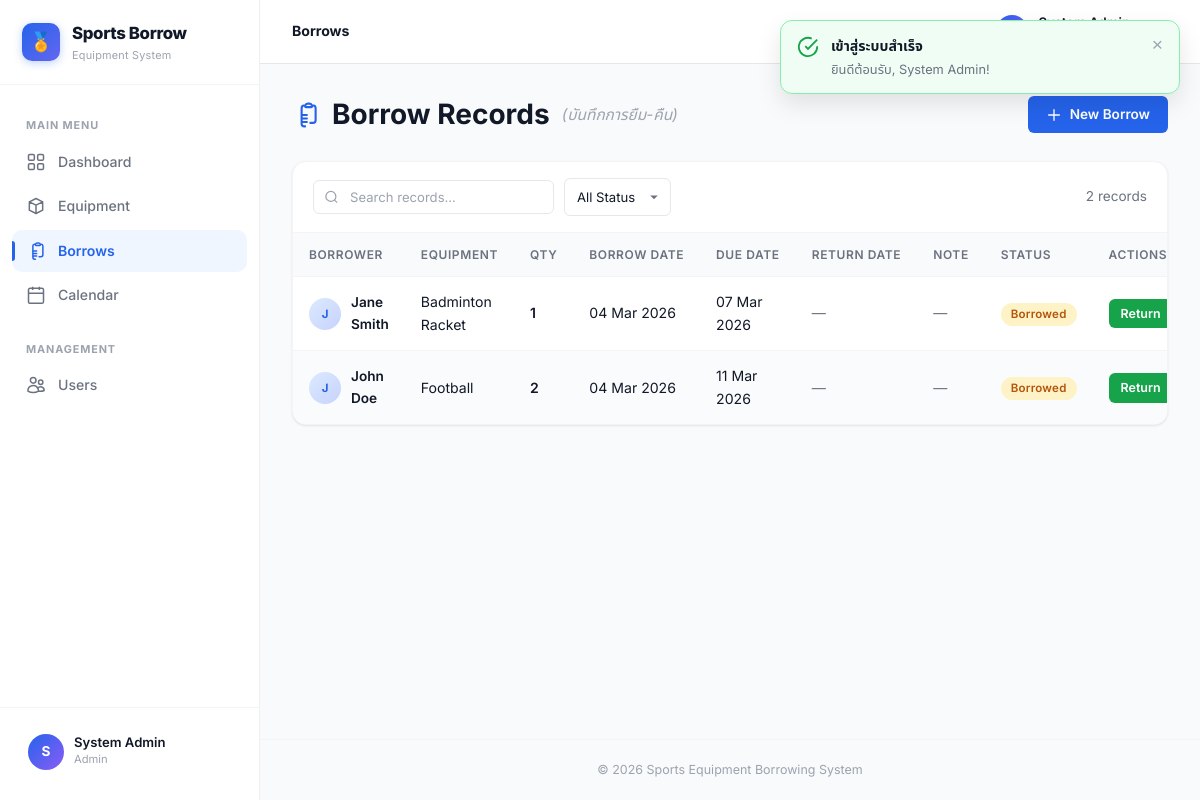
/index.php?page=borrows (signed in), run on the app's committed database.
### tables this page shows
CREATE TABLE IF NOT EXISTS borrow_records (
    id              INT UNSIGNED AUTO_INCREMENT PRIMARY KEY,
    user_id         INT UNSIGNED NOT NULL,
    equipment_id    INT UNSIGNED NOT NULL,
    quantity        INT UNSIGNED NOT NULL DEFAULT 1,
    borrow_date     DATETIME     NOT NULL DEFAULT CURRENT_TIMESTAMP,
    due_date        DATETIME     NOT NULL,
    return_date     DATETIME     DEFAULT NULL,
    status          ENUM('borrowed','returned','overdue') NOT NULL DEFAULT 'borrowed',
    note            TEXT         DEFAULT NULL,
    created_at      TIMESTAMP DEFAULT CURRENT_TIMESTAMP,
    updated_at      TIMESTAMP DEFAULT CURRENT_TIMESTAMP ON UPDATE CURRENT_TIMESTAMP,

    CONSTRAINT fk_borrow_user
        FOREIGN KEY (user_id)      REFERENCES users(id)     ON DELETE CASCADE,
    CONSTRAINT fk_borrow_equipment
        FOREIGN KEY (equipment_id) REFERENCES equipment(id) ON DELETE CASCADE
);

CREATE TABLE IF NOT EXISTS users (
    id          INT UNSIGNED AUTO_INCREMENT PRIMARY KEY,
    username    VARCHAR(50)  NOT NULL UNIQUE,
    password    VARCHAR(255) NOT NULL,               
    full_name   VARCHAR(100) NOT NULL,
    email       VARCHAR(100) NOT NULL UNIQUE,
    phone       VARCHAR(20)  DEFAULT NULL,
    role        ENUM('admin','user') NOT NULL DEFAULT 'user',
    created_at  TIMESTAMP DEFAULT CURRENT_TIMESTAMP,
    updated_at  TIMESTAMP DEFAULT CURRENT_TIMESTAMP ON UPDATE CURRENT_TIMESTAMP
);

CREATE TABLE IF NOT EXISTS equipment (
    id              INT UNSIGNED AUTO_INCREMENT PRIMARY KEY,
    name            VARCHAR(100) NOT NULL,
    description     TEXT         DEFAULT NULL,
    category        VARCHAR(50)  DEFAULT NULL,        
    total_quantity  INT UNSIGNED NOT NULL DEFAULT 1,
    available_qty   INT UNSIGNED NOT NULL DEFAULT 1,
    image_url       VARCHAR(255) DEFAULT NULL,
    created_at      TIMESTAMP DEFAULT CURRENT_TIMESTAMP,
    updated_at      TIMESTAMP DEFAULT CURRENT_TIMESTAMP ON UPDATE CURRENT_TIMESTAMP
);

### controllers/BorrowController.php (called while the page is built, shortened)
<?php
require_once __DIR__ . '/../models/BorrowRecord.php';
class BorrowController
{
    private BorrowRecord $model;
    public function __construct()
    {
        $this->model          = new BorrowRecord();
    }
    public function index(): void
    {
        $records       = $this->model->getAll();
        require __DIR__ . '/../views/borrows/index.php';
    }
}

### config/database.php (called while the page is built, shortened)
<?php
class Database
{
    private static ?PDO $instance = null;
    public static function connect(): PDO
    {
        if (self::$instance === null) {
            $dsn = sprintf(
                'mysql:host=%s;port=%d;dbname=%s;charset=utf8mb4',
                self::HOST,
                self::PORT,
                self::DBNAME
            );
            self::$instance = new PDO($dsn, self::USER, self::PASS, [
                PDO::ATTR_ERRMODE            => PDO::ERRMODE_EXCEPTION,
                PDO::ATTR_DEFAULT_FETCH_MODE => PDO::FETCH_ASSOC,
                PDO::ATTR_EMULATE_PREPARES   => false,
            ]);
        }
        return self::$instance;
    }
}

### models/BorrowRecord.php (called while the page is built, shortened)
<?php
require_once __DIR__ . '/../config/database.php';
class BorrowRecord
{
    private PDO $db;
    public function __construct()
    {
        $this->db = Database::connect();
    }
    public function getAll(): array
    {
        $sql = 'SELECT br.*, u.full_name AS user_name, e.name AS equipment_name
                FROM borrow_records br
                JOIN users u      ON u.id = br.user_id
                JOIN equipment e  ON e.id = br.equipment_id
                ORDER BY br.id DESC';
        return $this->db->query($sql)->fetchAll();
    }
}

### views/borrows/index.php (the view, shortened to what this page needs)
<?php require __DIR__ . '/../../views/layout/header.php'; ?>
<div class="page-header">
    <h1>
        Borrow Records <em style="font-weight:400;font-size:0.55em;color:var(--color-text-muted);">(บันทึกการยืม-คืน)</em>
    </h1>
    <div class="actions">
        <a href="index.php?page=borrows&action=create" class="btn btn-primary">
            <svg fill="none" stroke="currentColor" viewBox="0 0 24 24" stroke-width="2"><path stroke-linecap="round" stroke-linejoin="round" d="M12 4v16m8-8H4"/></svg>
            New Borrow
        </a>
    </div>
</div>
<div class="data-table-wrapper">
    <div class="table-toolbar">
        <div class="toolbar-left">
            <div class="table-search">
                <input type="text" placeholder="Search records...">
            </div>
            <div class="table-filter">
                <select data-col="7">
                    <option value="">All Status</option>
                </select>
            </div>
        </div>
        <div class="toolbar-right">
            <span class="text-sm text-muted"><?= count($records) ?> records</span>
        </div>
    </div>
    <table class="data-table striped">
        <thead>
            <tr>
                <th>Borrower</th>
                <th>Equipment</th>
                <th>Qty</th>
                <th>Borrow Date</th>
                <th>Due Date</th>
                <th>Return Date</th>
                <th>Note</th>
                <th>Status</th>
                <th>Actions</th>
            </tr>
        </thead>
        <tbody>
        <?php foreach ($records as $r): ?>
            <?php
            $status = $r['status'];
            ?>
            <tr>
                <td>
                    <div class="cell-user">
                        <div class="cell-avatar"><?= strtoupper(substr($r['user_name'], 0, 1)) ?></div>
                        <span class="cell-name"><?= htmlspecialchars($r['user_name']) ?></span>
                    </div>
                </td>
                <td><?= htmlspecialchars($r['equipment_name']) ?></td>
                <td class="fw-600"><?= $r['quantity'] ?></td>
                <td><?= date('d M Y', strtotime($r['borrow_date'])) ?></td>
                <td><?= date('d M Y', strtotime($r['due_date'])) ?></td>
                <td><?= $r['return_date'] ? date('d M Y', strtotime($r['return_date'])) : '<span class="text-muted">—</span>' ?></td>
                <td><?= htmlspecialchars($r['note'] ?? '') ?: '<span class="text-muted">—</span>' ?></td>
                <td>
                    <span class="badge badge-<?= $status ?>"><?= ucfirst($status) ?></span>
                </td>
                <td>
                    <div class="cell-actions">
                        <?php if ($r['status'] === 'borrowed'): ?>
                            <a href="index.php?page=borrows&action=return&id=<?= $r['id'] ?>" class="btn btn-success btn-sm"
                               data-confirm="Confirm return this item?" data-confirm-type="success">Return</a>
                        <?php endif; ?>
                    </div>
                </td>
            </tr>
        <?php endforeach; ?>
        </tbody>
    </table>
</div>
<?php require __DIR__ . '/../../views/layout/footer.php'; ?>

### views/assets/css/design-system.css (style rules this page uses)
:root { --color-primary: #2563eb; --color-primary-light: #dbeafe; --color-primary-dark: #1d4ed8; --color-success: #16a34a; --color-success-light: #dcfce7; --color-warning: #f59e0b; --color-warning-light: #fef3c7; --color-danger: #ef4444; --color-danger-light: #fee2e2; --color-info: #0ea5e9; --color-info-light: #e0f2fe; --color-bg: #f9fafb; --color-surface: #ffffff; --color-surface-hover: #f8fafc; --color-border: #e5e7eb; --color-border-light: #f3f4f6; --color-text-primary: #111827; --color-text-secondary: #6b7280; --color-text-muted: #9ca3af; --color-text-inverse: #ffffff; --sidebar-width: 260px; --sidebar-bg: #ffffff; --sidebar-border: #f0f0f0; --sidebar-active-bg: #eff6ff; --sidebar-active-text: #2563eb; --sidebar-hover-bg: #f9fafb; --navbar-height: 64px; --navbar-bg: #ffffff; --navbar-border: #e5e7eb; --space-xs: 4px; --space-sm: 8px; --space-md: 16px; --space-lg: 24px; --space-xl: 32px; --space-2xl: 48px; --content-padding: 32px; --card-padding: 24px; --radius-sm: 6px; --radius-md: 10px; --radius-lg: 14px; --radius-xl: 20px; --radius-full: 9999px; --shadow-xs: 0 1px 2px rgba(0,0,0,0.04); --shadow-sm: 0 1px 3px rgba(0,0,0,0.06), 0 1px 2px rgba(0,0,0,0.04); --shadow-md: 0 4px 6px -1px rgba(0,0,0,0.07), 0 2px 4px -1px rgba(0,0,0,0.04); --shadow-lg: 0 10px 15px -3px rgba(0,0,0,0.08), 0 4px 6px -2px rgba(0,0,0,0.04); --shadow-xl: 0 20px 25px -5px rgba(0,0,0,0.08), 0 10px 10px -5px rgba(0,0,0,0.03); --transition-fast: 150ms cubic-bezier(0.4, 0, 0.2, 1); --transition-base: 200ms cubic-bezier(0.4, 0, 0.2, 1); --transition-slow: 300ms cubic-bezier(0.4, 0, 0.2, 1); --font-sans: 'Inter', 'Noto Sans Thai', -apple-system, BlinkMacSystemFont, 'Segoe UI', sans-serif; --font-mono: 'JetBrains Mono', 'Fira Code', monospace; }
*, *::before, *::after { box-sizing: border-box; margin: 0; padding: 0; }
html { font-size: 16px; -webkit-font-smoothing: antialiased; -moz-osx-font-smoothing: grayscale; }
body { font-family: var(--font-sans); color: var(--color-text-primary); background: var(--color-bg); line-height: 1.6; }
a { color: var(--color-primary); text-decoration: none; transition: color var(--transition-fast); }
h1, h2, h3, h4, h5, h6 { font-weight: 700; line-height: 1.3; color: var(--color-text-primary); }
h1 { font-size: 1.75rem; }
.btn { display: inline-flex; align-items: center; justify-content: center; gap: 8px; padding: 9px 18px; border: none; border-radius: var(--radius-sm); font-size: 0.85rem; font-weight: 600; font-family: var(--font-sans); cursor: pointer; text-decoration: none; color: var(--color-text-inverse); transition: all var(--transition-base); line-height: 1.4; white-space: nowrap; }
.btn svg { width: 16px; height: 16px; flex-shrink: 0; }
.btn-primary { background: var(--color-primary); }
.btn-success { background: var(--color-success); }
.btn-sm { padding: 6px 12px; font-size: 0.78rem; }
.badge { display: inline-flex; align-items: center; gap: 4px; padding: 3px 10px; border-radius: var(--radius-full); font-size: 0.72rem; font-weight: 600; letter-spacing: 0.02em; line-height: 1.5; white-space: nowrap; }
.badge-borrowed { background: var(--color-warning-light); color: #b45309; }
.page-header { display: flex; align-items: center; justify-content: space-between; margin-bottom: 28px; flex-wrap: wrap; gap: 16px; }
.page-header h1 { display: flex; align-items: center; gap: 12px; }
.page-header h1 svg { width: 28px; height: 28px; color: var(--color-primary); }
.page-header .actions { display: flex; gap: 10px; flex-wrap: wrap; }
.text-muted { color: var(--color-text-secondary); }
.text-sm { font-size: 0.85rem; }
.fw-600 { font-weight: 600; }

### views/assets/css/layout.css (style rules this page uses)
.app-layout { display: flex; min-height: 100vh; background: var(--color-bg); }

### data on the page
borrow_records: user.full_name "J", user.full_name "Jane Smith", equipment.name "Badminton Racket", quantity "1", borrow_date "04 Mar 2026", due_date "07 Mar 2026", note "—", status "Borrowed"
borrow_records: user.full_name "J", user.full_name "John Doe", equipment.name "Football", quantity "2", borrow_date "04 Mar 2026", due_date "11 Mar 2026", note "—", status "Borrowed"

### other printed values
substr($_SESSION['full_name'] ?? 'U', 0, 1) "S"
$_SESSION['full_name'] "System Admin"
$_SESSION['role'] "Admin"
$pageTitle "Borrows"
count($records) "2"
